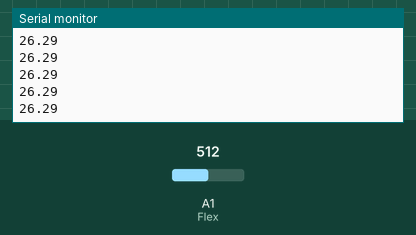
This sketch was run on a simulated Arduino Uno, built with avr-gcc and run on an emulated ATmega328P. On the bench: the last lines printed to the serial monitor. The inputs (shaded band) are chosen by the test bench; at power-on: A1 (Flex) = 512.

Above: at 1.2 s.
1.3 s: A1 (Flex) set to 0
At 2.0 s:
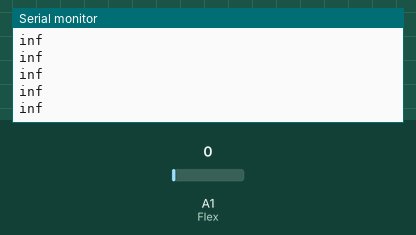
3.2 s: A1 (Flex) set to 122
At 4.2 s:
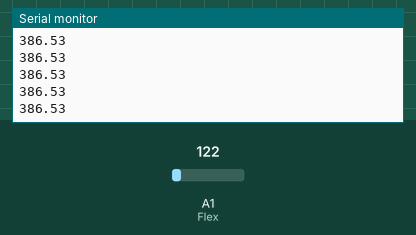

Measured:
- after the input at 1.3 s, the serial monitor: prints a new line after 0.07 s (image 1)
- after the input at 3.2 s, the serial monitor: prints a new line after 0.07 s (image 2)

The sketch:

Flex.ino
```cpp
const int Flex = A1;      // Pin connected to voltage divider output

// Change these constants according to your project's design
const float VCC = 5;      // voltage at Ardunio 5V line
const float R_DIV = 47000.0;  // resistor used to create a voltage divider
const float R_plat = 25000.0; // resistance when flat
const float R_pli = 100000.0;  // resistance at 90 deg

void setup() {
  Serial.begin(9600);
  pinMode(Flex, INPUT);
}

void loop() {
  float flex_angle = Flex_read();
  Serial.println(flex_angle);
}

float Flex_read() {
  float Vflex = analogRead(Flex) * VCC / 1023.0; // Lecture de la tension aux bornes du FLEX
  float Rflex = R_DIV * (VCC / Vflex - 1.0); // Calcul de la résistance du FLEX
  return (Rflex - R_plat) * (90.0 - 0) / (R_pli - R_plat) + 0; // Estimation de l'angle du FLEX
}
```
